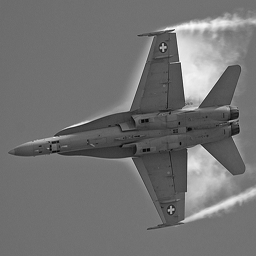
#> input picture Aeroplane.png, 256 x 256 px
$ python 23_histogram_equalization_algorithm.py
#> lines starting #> are read from the running program, lines starting #| are printed output that depends on the picture; pictures that were not available may be replaced by others from this repository, and a replacement may not be noted
from PIL import Image
import numpy as np

# Histogram equalization function
def histogram_equalization(channel):
    # Calculate the histogram of the image
    histogram, _ = np.histogram(channel, bins=256, range=(0, 256))

    # Calculate the cumulative distribution function (Computing the cumulative histogram)
    cdf = histogram.cumsum()

    # Perform histogram equalization
    equalized_pixels = np.uint8(cdf / (width * height) * 255)

    return Image.fromarray(equalized_pixels[channel])


# Open the grayscale image
image = Image.open('Aeroplane.png').convert('L')
#> image is the input picture: PIL image 256x256 L; min 1, max 255, mean 114.1
width, height = image.size
#> width = 256; height = 256

# Create an image with the equalized pixels
equalized_image = histogram_equalization(image)
#> in histogram_equalization, `histogram, _ = np.histogram(channel, bins=256, range=(0, 256))`: histogram = 256 values, max 8766 at index 113, min 0 at index 0, mean 256
#> in histogram_equalization, `cdf = histogram.cumsum()`: cdf = 256 values from 0 to 65536
#> in histogram_equalization, `equalized_pixels = np.uint8(cdf / (width * height) * 255)`: equalized_pixels = 256 values from 0 to 255
#> in histogram_equalization, `return Image.fromarray(equalized_pixels[channel])`:
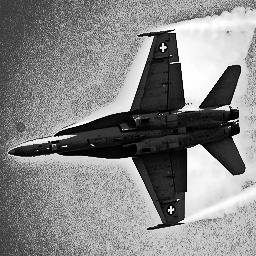
#> returned value: PIL image 256x256 L; min 0, max 255, mean 134

# Save or display the equalized image
equalized_image.save('equalized_Aeroplane.png')
equalized_image.show()


# Load the R, G, and B channels as grayscale images
red_channel = Image.open('red_channel.png').convert('L')
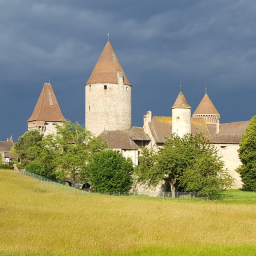
#> input picture Chateau.png, 256 x 256 px, given in place of red_channel.png, which was not available
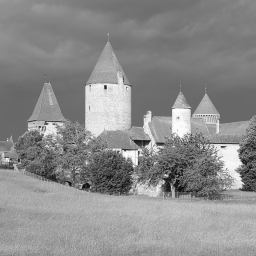
#> red_channel: PIL image 256x256 L; min 11, max 253, mean 139.8
green_channel = Image.open('green_channel.png').convert('L')
blue_channel = Image.open('blue_channel.png').convert('L')

# Calculate the width and height
width, height = red_channel.size


# Apply histogram equalization to each channel
red_equalized = histogram_equalization(red_channel)
#> in histogram_equalization (call 2), `histogram, _ = np.histogram(channel, bins=256, range=(0, 256))`: histogram = 256 values, max 1273 at index 104, min 0 at index 0, mean 256
#> in histogram_equalization (call 2), `return Image.fromarray(equalized_pixels[channel])`:
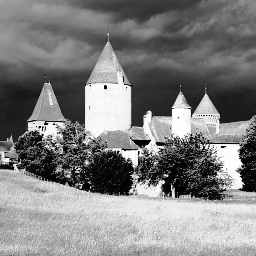
#> returned value: PIL image 256x256 L; min 0, max 255, mean 128.2
green_equalized = histogram_equalization(green_channel)
blue_equalized = histogram_equalization(blue_channel)

# Merge the equalized channels into an RGB image
equalized_image = Image.merge("RGB", (red_equalized, green_equalized, blue_equalized))
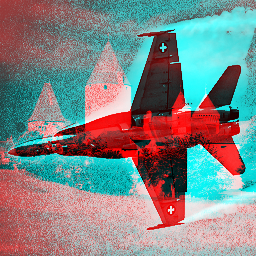
#> equalized_image: PIL image 256x256 RGB; mean R, G, B 128.2, 134, 134

# Save the equalized RGB image
equalized_image.save('rgb_equalized.png')
equalized_image.show()


# Load the L, H, and S channels as grayscale images
#> (the run stopped early here; a loop or call above may not have finished)
